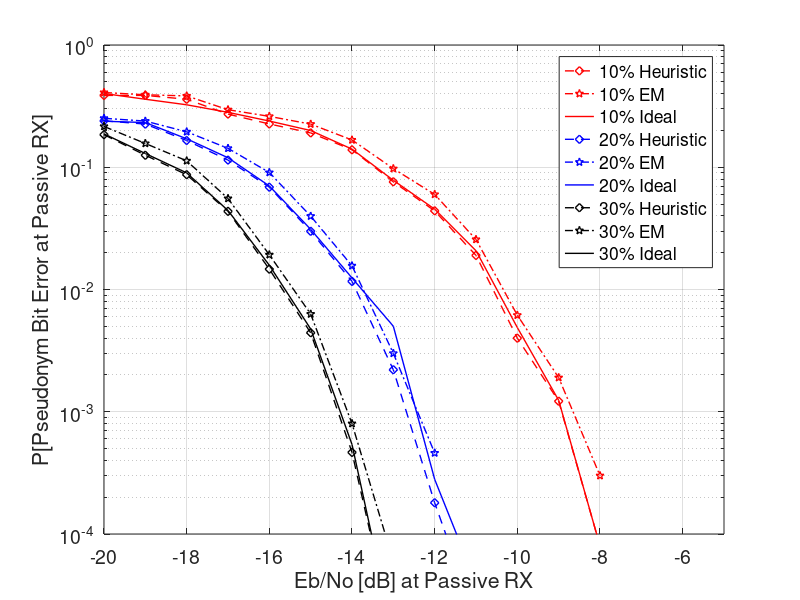

Source code (MATLAB):
close all;
clear all;

% PURPOSE: Compare performance of three threshold computation mechanisms. 
% Heuristic
% EM
% Ideal
% Performance measure: probability of pseudonym bit error Vs Eb/No
% Experimental data are imported from Pseudonymetry_RX.ipynb

figure()
% m = 0.1 where m is the modulation index

x = [-20,-19,-18,-17,-16,-15,-14,-13,-12,-11,-10,-9,-8];

% Heauristic approach to Threshold Estimation
pb_error = [3.87e-01,3.87e-01,3.60e-01,2.72e-01,2.26e-01,1.91e-01,1.39e-01,7.6e-02,4.4e-02,1.90e-02,4.0e-03,1.22e-03,8e-05];
semilogy(x, pb_error,'r--d', 'LineWidth',1);
hold on

% Expectation Maximization
pb_error = [4.086e-01,3.916e-01,3.834e-01,2.955e-01,2.608e-01,2.254e-01,1.672e-01,9.7410e-02,5.994e-02,2.566e-02,6.162e-03, 1.901e-03, 3.000e-04];
semilogy(x, pb_error,'r-.p', 'LineWidth',1);
hold on

% Ideal 
pb_error = [4.010e-01, 3.600e-01, 3.243e-01, 2.813e-01, 2.388e-01,1.997e-01, 1.407e-01, 7.819e-02, 4.542e-02, 2.077e-02,4.882e-03, 1.240e-03, 8.000e-05];
semilogy(x, pb_error,'r-', 'LineWidth',1);
hold on

% m = 0.2
x = [-20,-19,-18,-17,-16,-15,-14,-13,-12,-11];

% Heauristic approach to Threshold Estimation
pb_error = [2.399e-01,2.255e-01,1.655e-01,1.144e-01,6.872e-02,2.995e-02,1.165e-02,2.204e-03,1.800e-04,2.000e-05];
semilogy(x, pb_error,'b--d', 'LineWidth',1);
hold on

% Expectation Maximization
pb_error = [2.514e-01, 2.386e-01, 1.950e-01, 1.428e-01, 9.054e-02,3.981e-02,1.563e-02,3.005e-03, 4.600e-04, 0.000];
semilogy(x, pb_error,'b-.p', 'LineWidth',1);
hold on

% Ideal
pb_error = [2.379e-01, 2.321e-01, 1.709e-01, 1.196e-01, 7.030e-02,3.106e-02, 1.243e-02, 5.008e-03, 2.800e-04, 4.000e-05];
semilogy(x, pb_error,'b-', 'LineWidth',1);
hold on

% m = 0.3
x = [-20,-19,-18,-17,-16,-15,-14,-13,-12];

% Heauristic approach to Threshold Estimation
pb_error = [1.848e-01, 1.254e-01, 8.689e-02, 4.357e-02, 1.467e-02,4.425e-03, 4.650e-04, 1.500e-05, 0.000];
semilogy(x, pb_error,'k--d', 'LineWidth',1);
hold on

% Expectation Maximization
pb_error = [2.157e-01, 1.565e-01, 1.129e-01, 5.549e-02, 1.923e-02,6.300e-03, 8.000e-04, 6.000e-05, 0.000];
semilogy(x, pb_error,'k-.p', 'LineWidth',1);
hold on

% Ideal
pb_error = [1.874e-01, 1.296e-01, 8.994e-02, 4.432e-02, 1.578e-02,4.755e-03, 5.400e-04, 1.500e-05, 0.000];
semilogy(x, pb_error,'k-', 'LineWidth',1);
hold off

grid
set(gca,'FontSize',14)
set(gca,'ylim',[10^-4, 1])
set(gca,'xlim',[-20, -5])
xlabel('Eb/No [dB] at Passive RX')
ylabel('P[Pseudonym Bit Error at Passive RX]')
legend('10% Heuristic','10% EM','10% Ideal','20% Heuristic','20% EM','20% Ideal','30% Heuristic','30% EM','30% Ideal')
%title('Simulation Vs Experimental Results')


